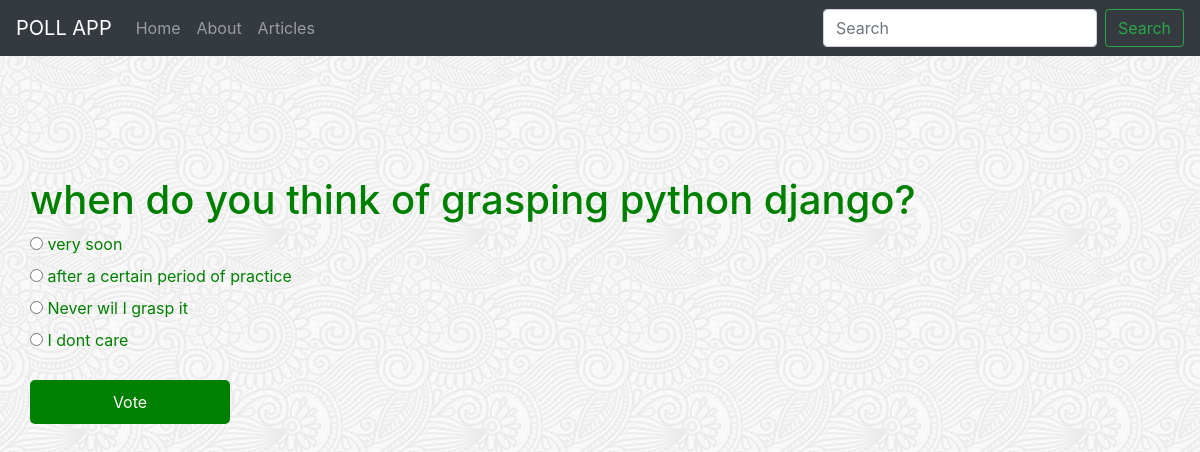
Page /polls/3/ on the committed database.
### polls/models.py (models this page shows, shortened)
class Question(models.Model):
    question_text = models.CharField(max_length=200)
    pub_date = models.DateTimeField('date published')

class Choice(models.Model):
    question = models.ForeignKey(Question, on_delete=models.CASCADE)
    choice_text = models.CharField(max_length=200)
    votes = models.IntegerField(default=0)

### polls/views.py (the view)
# urls.py: path('<int:pk>/', views.DetailView.as_view(), name='detail'),
class DetailView(generic.DetailView):
    def get_queryset(self):
        return Question.objects.filter(pub_date__lte=timezone.now())

### polls/templates/polls/question_detail.html (shortened to what this page needs)
{% extends 'polls/layout.html' %}
{% block body %}
    <h1>{{ question.question_text }}</h1>
    <form action="{% url 'polls:vote' question.id %}" method="post">
    {% for choice in question.choice_set.all %}
        <input type="radio" name="choice" id="choice{{ forloop.counter }}" value="{{ choice.id }}">
        <label for="choice{{ forloop.counter }}">{{ choice.choice_text }}</label><br>
    {% endfor %}
    <input class="my_button" type="submit" value="Vote">
    </form>
{% endblock %}

### polls/static/polls/style.css (style rules this page uses)
body { background: rgb(151, 28, 28) url("images/background.png") ; color:green; }
.my_button { width: 200px; margin-top: 20px; background-color: green; color: #fff; padding: 10px; border: none; border-radius: 5px; }

### rows in the picture
Question: question_text "when do you think of grasping python django?"
Choice: choice_text "very soon"
Choice: choice_text "after a certain period of practice"
Choice: choice_text "Never wil I grasp it"
Choice: choice_text "I dont care"
